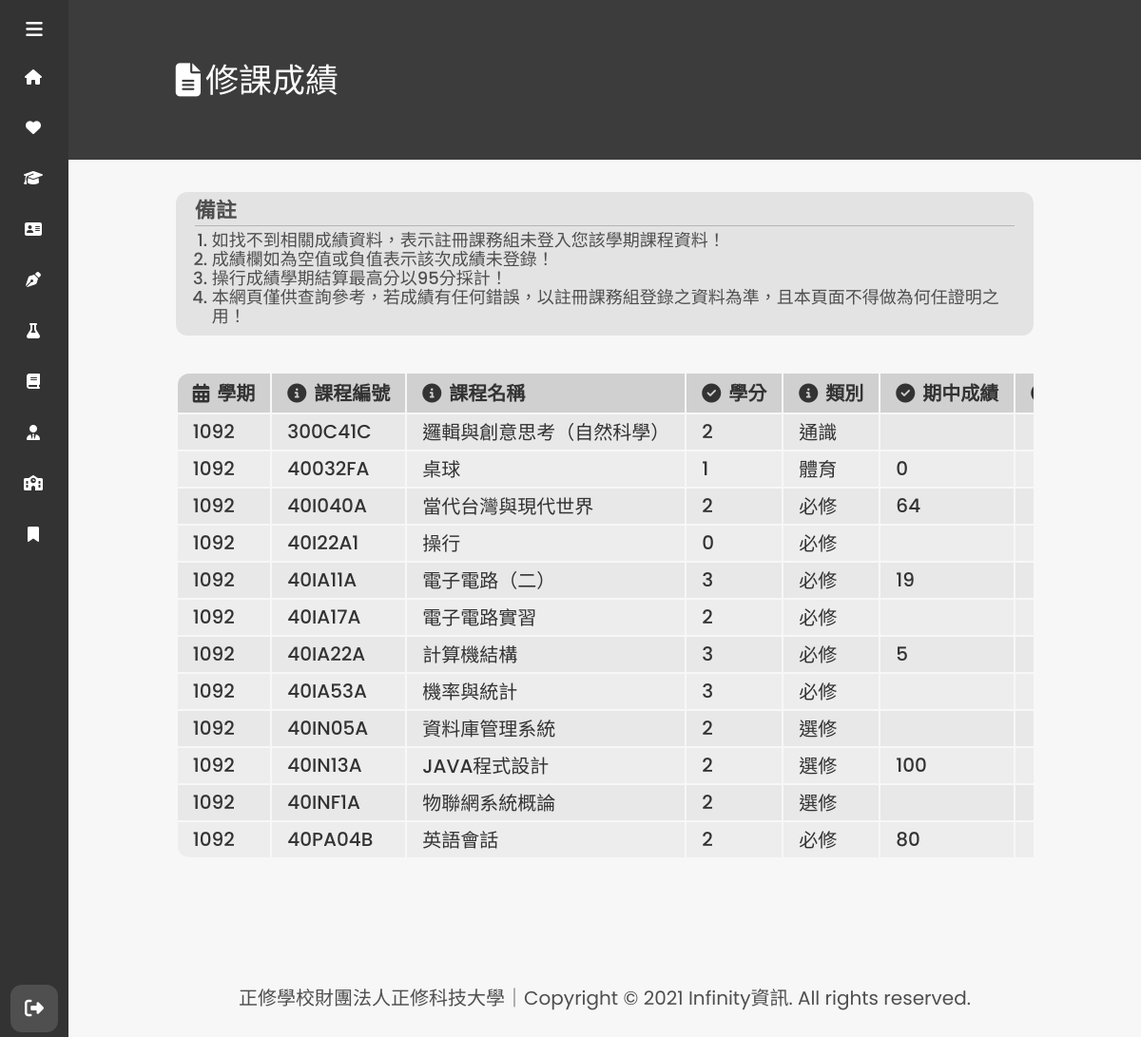
The app's page /credit.php (signed in) with its own data.
### tables this page shows
CREATE TABLE `credits` (
  `id_n` int(11) NOT NULL,
  `year` int(11) NOT NULL,
  `semester` int(11) NOT NULL,
  `course` varchar(50) NOT NULL,
  `course_id` varchar(10) NOT NULL,
  `credit` varchar(3) NOT NULL,
  `get_c` varchar(3) DEFAULT NULL,
  `teacher` varchar(10) NOT NULL,
  `category` varchar(11) NOT NULL,
  `midterm` varchar(5) DEFAULT NULL,
  `score` varchar(5) DEFAULT NULL,
  `status` varchar(10) NOT NULL,
  `st_id` int(11) NOT NULL,
  `name` varchar(10) NOT NULL
);

### dbtools.inc.php (called while the page is built, shortened)
<?php
    function execute_sql($link, $database, $sql) {
        mysqli_select_db($link, $database) or die("開啟資料庫失敗：".mysqli_error($link));
        $result = mysqli_query($link, $sql);
        return $result;
    }
?>

### credit.php (the view, shortened to what this page needs)
<?php
  require_once("dbtools.inc.php");
?>
<!DOCTYPE html>
<html lang="zh-tw">
  <head>
    <link rel="stylesheet" href="assets/css/main.css">
    <link rel="stylesheet" href="assets/css/absence.css">
    <link rel="stylesheet" href="assets/css/description.css">
  </head>
  <body>
    <?php include_once "sidebar.php"; ?>
    <div class="home_content">
      <header>
        <i class="fas fa-file-alt"></i>修課成績
      </header>
      <div class="text">
        <div class="description">
          <div class="header">備註</div>
          <div class="content">
            <ol>
              <li>如找不到相關成績資料，表示註冊課務組未登入您該學期課程資料！</li>
              <li>成績欄如為空值或負值表示該次成績未登錄！</li>
              <li>操行成績學期結算最高分以95分採計！</li>
              <li>本網頁僅供查詢參考，若成績有任何錯誤，以註冊課務組登錄之資料為準，且本頁面不得做為何任證明之用！</li>
            </ol>
          </div>
        </div>
        <br>
        <div class="table">
          <table>
            <thead>
              <tr>
                <th><i class="fas fa-calendar-alt"></i>學期</th>
                <th><i class="fas fa-info-circle"></i>課程編號</th>
                <th><i class="fas fa-info-circle"></i>課程名稱</th>
                <th><i class="fas fa-check-circle"></i>學分</th>
                <th><i class="fas fa-info-circle"></i>類別</th>
                <th><i class="fas fa-check-circle"></i>期中成績</th>
                <th><i class="fas fa-check-circle"></i>學期成績</th>
              </tr>
            </thead>
            <tbody>
              <?php
                require_once("dbtools.inc.php");
                $link = create_connection();
                $id = $_COOKIE["user"];
                $sql = "SELECT * FROM `students` WHERE `id` = '{$id}'";
                $result = execute_sql($link, "csu_portal", $sql);
                $row = mysqli_fetch_assoc($result);
                $name = $row["name"];
                $sql2 = "SELECT * FROM `credits` WHERE `st_id` = '{$id}' AND `name` = '{$name}' AND `year` = '109' AND `semester` = '2' ORDER BY `id_n` DESC";
                $result2 = execute_sql($link, "csu_portal", $sql2);
                if (mysqli_num_rows($result2) != 0) {
                  while ($row = mysqli_fetch_assoc($result2)) {
                    echo '<tr>';
                    echo '<td>'.$row["year"].$row["semester"].'</td>';
                    echo '<td>'.$row["course_id"].'</td>';
                    echo '<td>'.$row["course"].'</td>';
                    echo '<td>'.$row["credit"].'</td>';
                    echo '<td>'.$row["category"].'</td>';
                    echo '<td>'.$row["midterm"].'</td>';
                    echo '<td>'.$row["score"].'</td>';
                    echo '</tr>';
                  }
                } else {
                  echo '<tr>';
                  echo '<td colspan="8">無歷年成績</td>';
                  echo '</tr>';
                }
              ?>
            </tbody>
          </table>
        </div>
      </div>
    </div>
  </body>
</html>

### assets/css/main.css (style rules this page uses)
* { margin: 0; padding: 0; box-sizing: border-box; font-family: 'Poppins', sans-serif, 'Noto Sans TC'; }
body { position: relative; min-height: 100vh; width: 100%; overflow: hidden; background: #f7f7f7; }
.home_content { z-index: 1; position: absolute; height: 100vh; width: calc(100% - 72px); max-width: calc(100% - 72px); left: 72px; transition: all 0.5s ease; overflow: auto; }
header { position: relative; color: #fff; font-size: 35px; padding-top: 5%; padding-bottom: 5%; padding-left: 10%; padding-right: 10%; background: #3C3C3C; width: 100%; }
header i { margin-right: 5px; }
.home_content .text { font-size: 25px; font-weight: 500; color: #333; margin-top: 3%; margin-bottom: 5%; margin-left: 10%; padding-right: 10%; transition: all 0.5s ease; }
.home_content .text .table { width: 100%; overflow: scroll; }
.home_content .text .table table { width: 100%; max-width: 100%; border-radius: 12px; margin-right: 2%; margin-bottom: 2%; white-space: nowrap; font-size: 20px; }
.home_content .text .table table tr:first-child th:first-child { border-top-left-radius: 12px; }
.home_content .text .table table tr:last-child td:first-child { border-bottom-left-radius: 12px; }
.home_content .text .table thead { text-align: left; }
.home_content .text .table tbody { text-align: left; }
.home_content .text .table thead tr { background: #D0D0D0; }
.home_content .text .table thead tr th { padding-left: 1rem; padding-right: 1rem; padding-top: 5px; padding-bottom: 5px; }
.home_content .text .table thead tr th i { padding-right: 8px; }
.home_content .text .table tbody tr:nth-child(odd) { background: #E8E8E8; }
.home_content .text .table tbody tr:nth-child(even) { background: #EDEDED; }
.home_content .text .table tbody tr td { padding-left: 1rem; padding-right: 1rem; padding-top: 3px; padding-bottom: 3px; }

### assets/css/footer.css (style rules this page uses)
.footer { bottom: 0; width: 100%; text-align: center; vertical-align: middle; height: 60px; font-size: 20px; color: #4F4F4F; padding: 5%; }
.footer a { color: #4F4F4F; text-decoration: none; outline: none; }

### assets/css/description.css (style rules this page uses)
.description { width: 100%; position: relative; color: #4F4F4F; padding-top: 5px; background: #E3E3E3; padding-top: 10px; padding-bottom: 10px; padding-left: 20px; padding-right: 20px; border-radius: 12px; font-size: 18px; line-height: 20px; }
.description .header { font-size: 22px; font-weight: bold; padding-bottom: 5px; border-bottom: 1px #B5B5B5 solid; }
.description .content { padding-top: 5px; }
.description ol { margin-left: 1em; }

### records on screen
credits: year "109", semester "2", course "300C41C", course "邏輯與創意思考（自然科學）", credit "2", category "通識"
credits: year "109", semester "2", course "40032FA", course "桌球", credit "1", category "體育", midterm "0"
credits: year "109", semester "2", course "40I040A", course "當代台灣與現代世界", credit "2", category "必修", midterm "64"
credits: year "109", semester "2", course "40I22A1", course "操行", credit "0", category "必修"
credits: year "109", semester "2", course "40IA11A", course "電子電路（二）", credit "3", category "必修", midterm "19"
credits: year "109", semester "2", course "40IA17A", course "電子電路實習", credit "2", category "必修"
credits: year "109", semester "2", course "40IA22A", course "計算機結構", credit "3", category "必修", midterm "5"
credits: year "109", semester "2", course "40IA53A", course "機率與統計", credit "3", category "必修"
credits: year "109", semester "2", course "40IN05A", course "資料庫管理系統", credit "2", category "選修"
credits: year "109", semester "2", course "40IN13A", course "JAVA程式設計", credit "2", category "選修", midterm "100"
credits: year "109", semester "2", course "40INF1A", course "物聯網系統概論", credit "2", category "選修"
credits: year "109", semester "2", course "40PA04B", course "英語會話", credit "2", category "必修", midterm "80"
